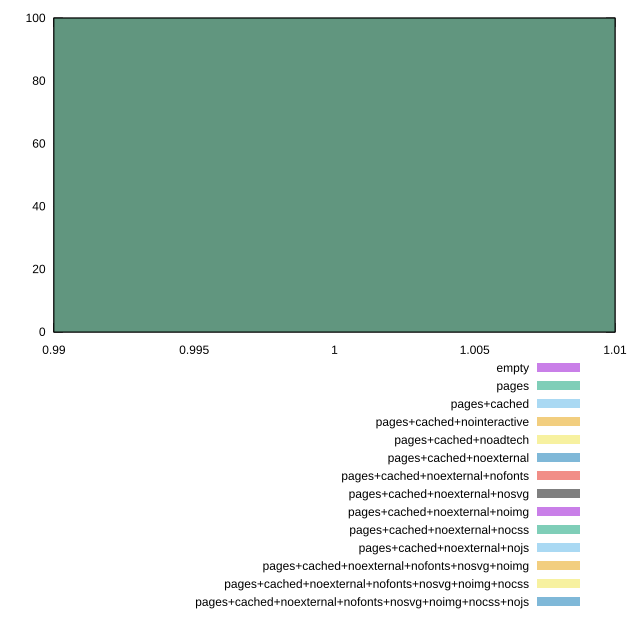

The gnuplot source for this figure:
reset
set terminal svg size 640, 620
set output "reprap/legacy-javascript/comparison/histogram/all_score.svg"

$empty <<EOF
1 100
EOF

$pages <<EOF
1 100
EOF

$pagesCached <<EOF
1 100
EOF

$pagesCachedNointeractive <<EOF
1 100
EOF

$pagesCachedNoadtech <<EOF
1 100
EOF

$pagesCachedNoexternal <<EOF
1 100
EOF

$pagesCachedNoexternalNofonts <<EOF
1 100
EOF

$pagesCachedNoexternalNosvg <<EOF
1 100
EOF

$pagesCachedNoexternalNoimg <<EOF
1 100
EOF

$pagesCachedNoexternalNocss <<EOF
1 100
EOF

$pagesCachedNoexternalNojs <<EOF
1 100
EOF

$pagesCachedNoexternalNofontsNosvgNoimg <<EOF
1 100
EOF

$pagesCachedNoexternalNofontsNosvgNoimgNocss <<EOF
1 100
EOF

$pagesCachedNoexternalNofontsNosvgNoimgNocssNojs <<EOF
1 100
EOF

set key outside below
set boxwidth 0.1
set yrange [0:100]
set style fill transparent solid 0.5 noborder

plot \
  $empty title "empty" with boxes, \
  $pages title "pages" with boxes, \
  $pagesCached title "pages+cached" with boxes, \
  $pagesCachedNointeractive title "pages+cached+nointeractive" with boxes, \
  $pagesCachedNoadtech title "pages+cached+noadtech" with boxes, \
  $pagesCachedNoexternal title "pages+cached+noexternal" with boxes, \
  $pagesCachedNoexternalNofonts title "pages+cached+noexternal+nofonts" with boxes, \
  $pagesCachedNoexternalNosvg title "pages+cached+noexternal+nosvg" with boxes, \
  $pagesCachedNoexternalNoimg title "pages+cached+noexternal+noimg" with boxes, \
  $pagesCachedNoexternalNocss title "pages+cached+noexternal+nocss" with boxes, \
  $pagesCachedNoexternalNojs title "pages+cached+noexternal+nojs" with boxes, \
  $pagesCachedNoexternalNofontsNosvgNoimg title "pages+cached+noexternal+nofonts+nosvg+noimg" with boxes, \
  $pagesCachedNoexternalNofontsNosvgNoimgNocss title "pages+cached+noexternal+nofonts+nosvg+noimg+nocss" with boxes, \
  $pagesCachedNoexternalNofontsNosvgNoimgNocssNojs title "pages+cached+noexternal+nofonts+nosvg+noimg+nocss+nojs" with boxes, \


reset
